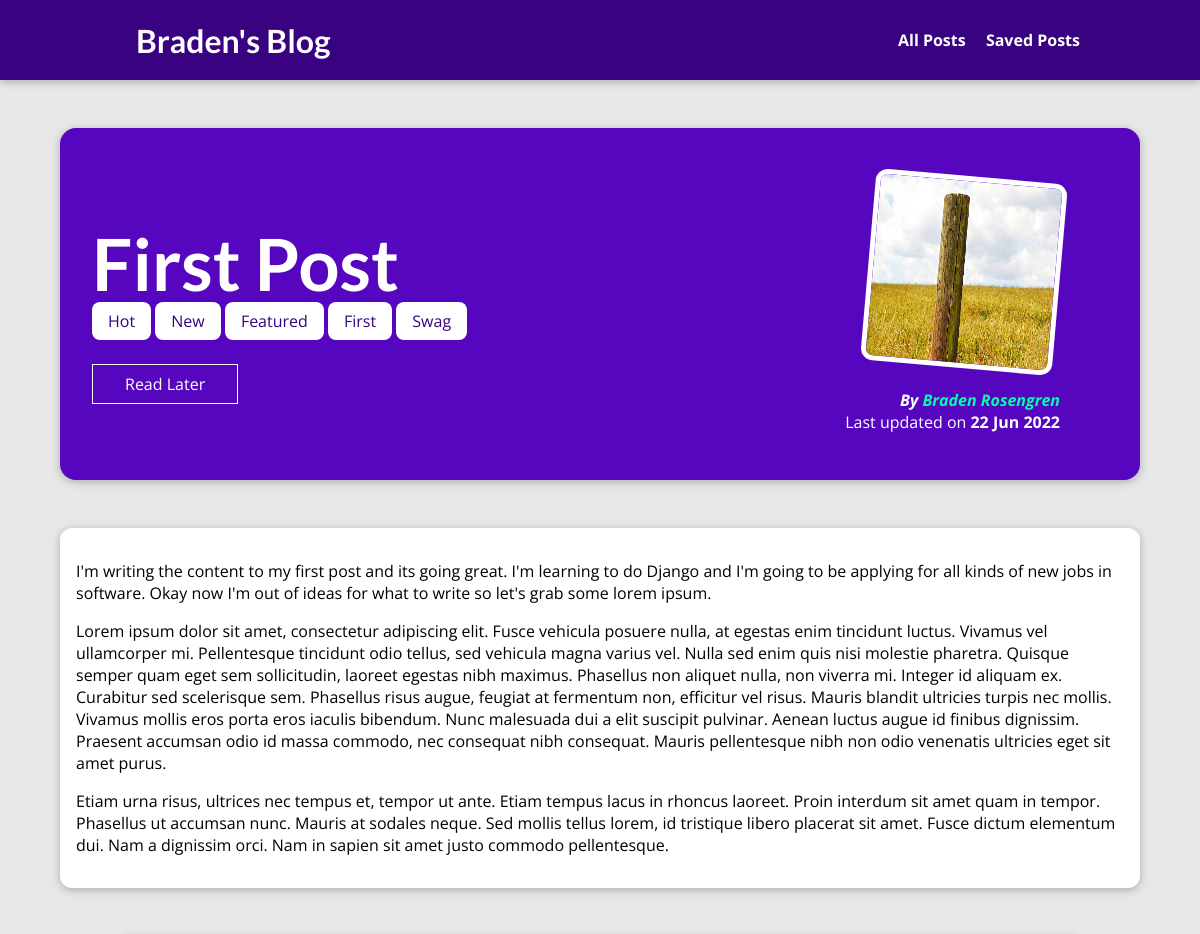
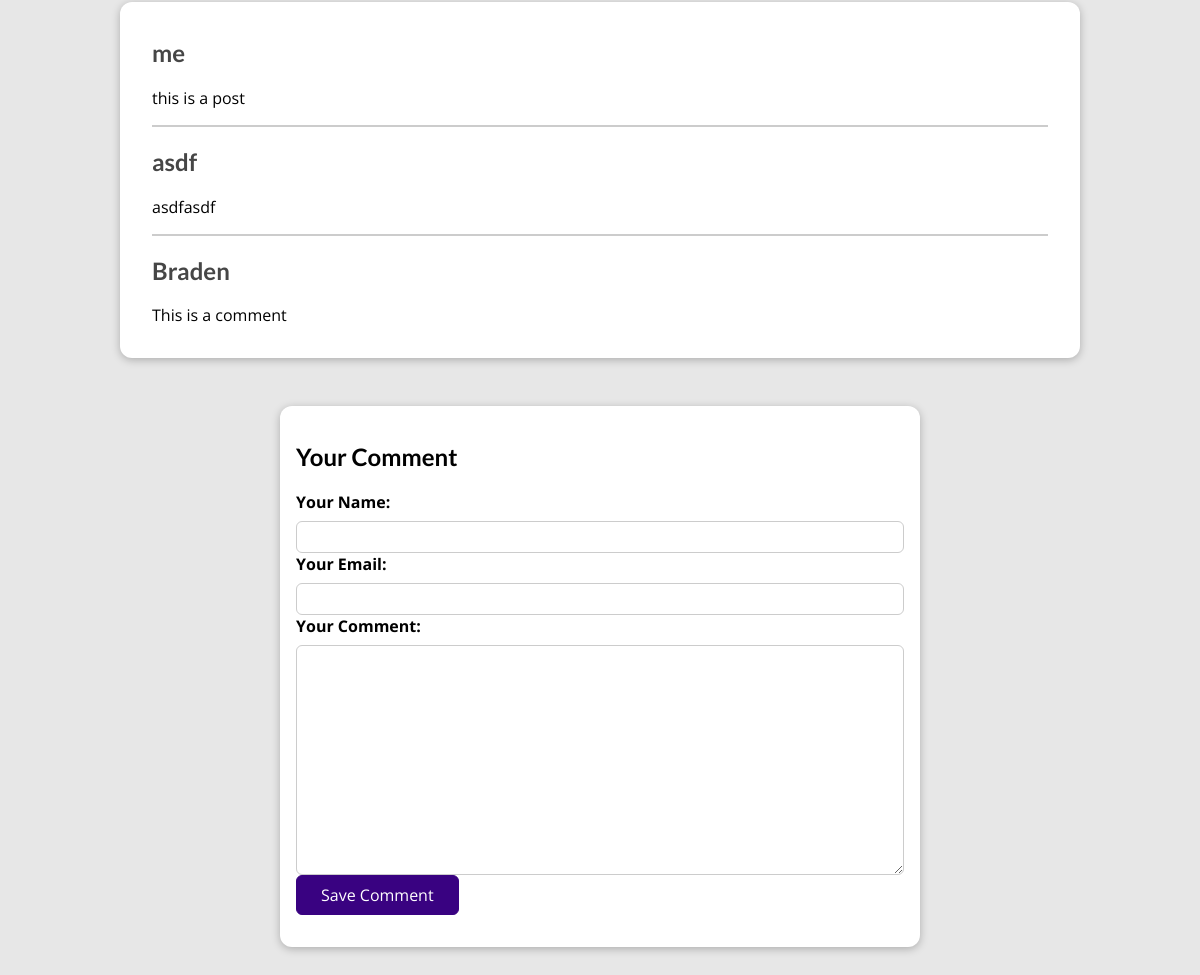
The page /posts/first-post on the database its author committed (2 pictures, top to bottom).
### blog/models.py (models this page shows, shortened)
class Post(models.Model):
    title               = models.CharField(max_length=128, null=False)
    excerpt             = models.CharField(max_length=256, null=False)
    image               = models.ImageField(upload_to="posts", null=True)
    date_created        = models.DateTimeField(auto_now_add=True)
    date_last_modified  = models.DateTimeField(auto_now=True)
    slug                = models.SlugField(unique=True, db_index=True)
    content             = models.TextField(validators=[MinLengthValidator(16)])
    author              = models.ForeignKey(Author, on_delete=models.SET_NULL, null=True, related_name="posts")
    tags                = models.ManyToManyField(Tag, related_name="posts")

class Tag(models.Model):
    tag = models.CharField(max_length=32)

class Author(models.Model):
    first_name      = models.CharField(max_length=64)
    last_name       = models.CharField(max_length=128)
    email_address   = models.EmailField(max_length=128)
    def full_name(self):
        return f"{self.first_name} {self.last_name}"
    def __str__(self):
        return self.full_name()

class Comment(models.Model):
    user_name   = models.CharField(max_length=64)
    user_email  = models.EmailField(max_length=128)
    text        = models.TextField(max_length=1024)
    post        = models.ForeignKey(Post, on_delete=models.CASCADE, related_name="comments")

### blog/views.py (the view)
# urls.py: path("posts/<slug:slug>", views.SinglePostView.as_view(), name="post-detail-page"),
class SinglePostView(View):
    template_name = "blog/post-detail.html"
    model = Post
    def is_post_stored(self, request, post_id):
        stored_posts = request.session.get("stored_posts")
        if stored_posts is not None:
            is_saved_for_later = post_id in stored_posts
        else:
            is_saved_for_later = False
        return is_saved_for_later
    def get(self, request, slug):
        post = Post.objects.get(slug=slug)
        context = {
            "post": post,
            "post_tags":post.tags.all(),
            "comment_form":CommentForm(),
            "comments":post.comments.all().order_by("-id"), # type: ignore
            "saved_for_later": self.is_post_stored(request, post.id) # type: ignore
        }
        return render(request, "blog/post-detail.html", context)
    def post(self, request, slug):
        comment_form  = CommentForm(request.POST)
        post = Post.objects.get(slug=slug)
        if comment_form.is_valid():
            comment = comment_form.save(commit=False)
            comment.post = post
            comment.save()
            return HttpResponseRedirect(reverse("post-detail-page", args=[slug]))
        context = {
            "post": post,
            "post_tags":post.tags.all(),
            "comment_form": comment_form,
            "comments":post.comments.all().order_by("-id"), # type: ignore
            "saved_for_later": self.is_post_stored(request, post.id)  # type: ignore
        }
        return render(request, "blog/post-detail.html", context)

### blog/forms.py
class CommentForm(forms.ModelForm):
	class Meta:
		model = Comment
		exclude = ["post"]
		labels = {
			"user_name": "Your Name",
			"user_email": "Your Email",
			"text": "Your Comment",
		}

### blog/templates/blog/post-detail.html (shortened to what this page needs)
{% extends "base.html" %}
{% load static %}
{% block css_files %}
    <link rel="stylesheet" href="{% static "blog/post-detail.css" %}" />
{% endblock %}
{% block content %}
    <section id="summary">
        <h2>{{post.title}}</h2>
        <div>
            {% for tag in post.tags.all %}
                <span class=tag>{{ tag.tag }}</span>
            {% endfor %}
        </div>
        <div id="read-later">
            <form action="{% url "read-later" %}" method="POST">
                <button>
                    {% if saved_for_later %}
                        Remove from Read Later
                    {% else %}
                        Read Later
                    {% endif %}
                </button>
            </form>
        </div>
        <article>
            <img src="{{ post.image.url }}" alt={{post.title}} />
            <address>By <a href="mailto:{{post.author.email_address}}">{{ post.author|title }}</a></address>
            <div>
                Last updated on <time>{{ post.date_last_modified|date:"d M Y" }}</time>
            </div>
        </article>
    </section>
    <main>
        {{ post.content|linebreaks }}
    </main>
    <section id="comments">
        {% if comments %}
        <ul>
            {% for comment in comments %}
            <li>
                <h2>{{ comment.user_name }}</h2>
                <p>{{ comment.text | linebreaks }}</p>
            </li>
            {% endfor %}
        </ul>
        {% else %}
        <h2>No comments yet</h2>
        {% endif %}
    </section>
    <section id="comment-form">
        <h2>Your Comment</h2>
        <form action="{% url "post-detail-page" post.slug %}" method="POST">
            {% for form_field in comment_form %}
                <div class="form-control">
                    {{ form_field.label_tag }}
                    {{ form_field }}
            {% endfor %}
            <button>Save Comment</button>
        </form>
    </section>
{% endblock %}

### static/app.css (style rules this page uses)
* { box-sizing: border-box; }
html { font-family: 'Open Sans', 'Lato', sans-serif; }
body { margin: 0; }
h1, h2, h3 { font-family: 'Lato', sans-serif; font-weight: bold; }

### blog/static/blog/post-detail.css (style rules this page uses)
body { background-color: #e7e7e7; }
#summary { margin: 8rem auto 3rem auto; padding: 2rem; width: 90%; max-width: 90rem; border-radius: 16px; background-color: #5706c0; position: relative; box-shadow: 0 2px 8px rgba(0, 0, 0, 0.25); height: 22rem; }
#summary h2 { color: white; font-size: 4.5rem; margin-bottom: 0.25rem; }
#summary article { position: absolute; top: 2rem; right: 3rem; padding: 1rem 2rem; border-radius: 12px; text-align: right; color: white; }
#summary article img { width: 12rem; height: 12rem; border-radius: 12px; transform: rotateZ(5deg); border: 5px solid white; margin-bottom: 1rem; }
#summary address { font-weight: bold; }
#summary a { color:rgb(0, 255, 170); text-decoration: none;; }
#summary time { font-weight: bold; }
main { width: 90%; max-width: 90rem; margin: 3rem auto; background-color: white; padding: 1rem; border-radius: 12px; box-shadow: 0 2px 8px rgba(0, 0, 0, 0.25); }
.tag { background-color: white; color: #390281; padding: 0.5rem 1rem; border-radius: 8px; }
#comment-form { margin: 3rem auto; width: 90%; max-width: 40rem; border-radius: 12px; background-color: white; box-shadow: 0 2px 8px rgba(0, 0, 0, 0.25); padding: 1rem; }
#comment-form button { font: inherit; background-color: #390281; color: white; border: 1px solid #390281; padding: 0.5rem 1.5rem; border-radius: 6px; cursor: pointer; }
.form-control { margin-bottom: 1rem; }
.form-control label { font-weight: bold; margin-bottom: 0.5rem; display: block; }
.form-control input, .form-control textarea { display: block; width: 100%; font: inherit; padding: 0.25rem; border-radius: 6px; border: 1px solid #ccc; }
#comments { margin: 3rem auto; width: 90%; max-width: 60rem; border-radius: 12px; background-color: white; box-shadow: 0 2px 8px rgba(0, 0, 0, 0.25); padding: 1rem 2rem; }
#comments ul { list-style: none; margin: 0; padding: 0; }
#comments li { margin-bottom: 1rem; border-bottom: 2px solid #ccc; }
#comments li:last-of-type { border-bottom: none; }
#comments h2 { color: #464646; }
#read-later { margin: 2rem 0; }
#read-later button { background-color: transparent; border: 1px solid white; padding: .5rem 2rem; font: inherit; color: white; cursor: pointer; }

### rows shown on the page
Post: title "First Post", image (picture), author "Braden Rosengren", date_last_modified "22 Jun 2022", content "I'm writing the content to my first post and its going great. I'm learning to do Django and I'm going to be applying for all kinds of new jobs in software. Okay now I'm out of ideas for what to write so let's grab some lorem ipsum. Lorem ipsum dolor sit amet, consectetur adipiscing elit. Fusce vehicula posuere nulla, at egestas enim tincidunt luctus. Vivamus vel ullamcorper mi. Pellentesque tincidunt odio tellus, sed vehicula magna varius vel. Nulla sed enim quis nisi molestie pharetra. Quisque semper quam eget sem sollicitudin, laoreet egestas nibh maximus. Phasellus non aliquet nulla, non viverra mi. Integer id aliquam ex. Curabitur sed scelerisque sem. Phasellus risus augue, feugiat at…"
Tag: tag "Hot"
Tag: tag "New"
Tag: tag "Featured"
Tag: tag "First"
Tag: tag "Swag"
Comment: user_name "me", text "this is a post"
Comment: user_name "asdf", text "asdfasdf"
Comment: user_name "Braden", text "This is a comment"
